Frame 1 (no input): blank canvas, image omitted
Frame 60 (no input): blank canvas, image omitted
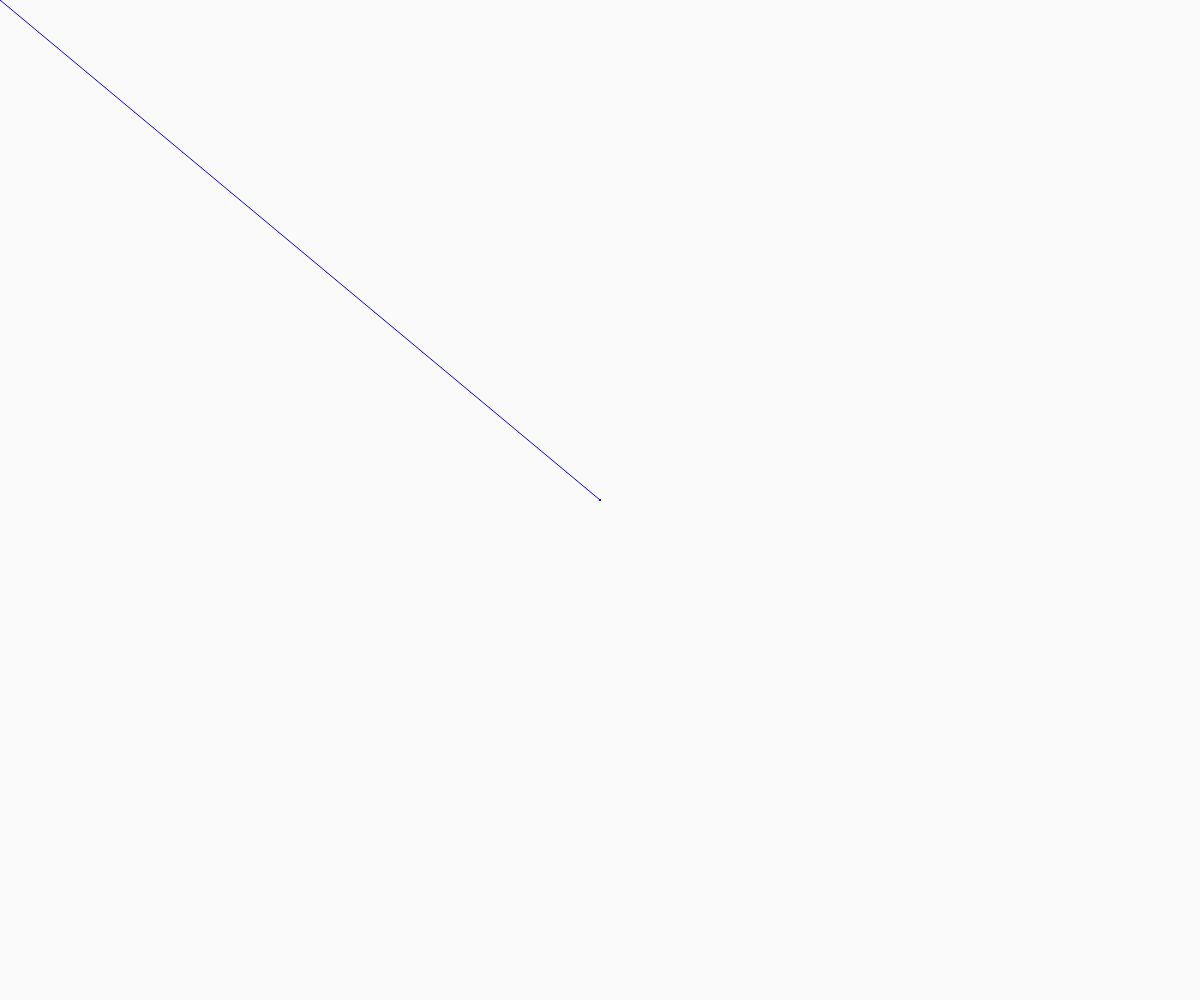
Frame 120 (the mouse pressed at the canvas centre since frame 60)

The p5.js sketch whose frames 1 and 60 were blank and that drew this single picture after the mouse press (run headless with seeded random() and noise() and a simulated clock; from frame 60 on, the mouse is pressed at the canvas centre):

// p5.js sketch
// ── sketch.js



function setup() {

    createCanvas(windowWidth, windowHeight);
    background(250);
    fade = 0


}

function draw() {
    stroke(0, 0, 255);

    if (mouseIsPressed === true) {
        line(mouseX, mouseY, pmouseX, pmouseY);
    }
    if (keyIsPressed === true) {
        clear();
    }

}
